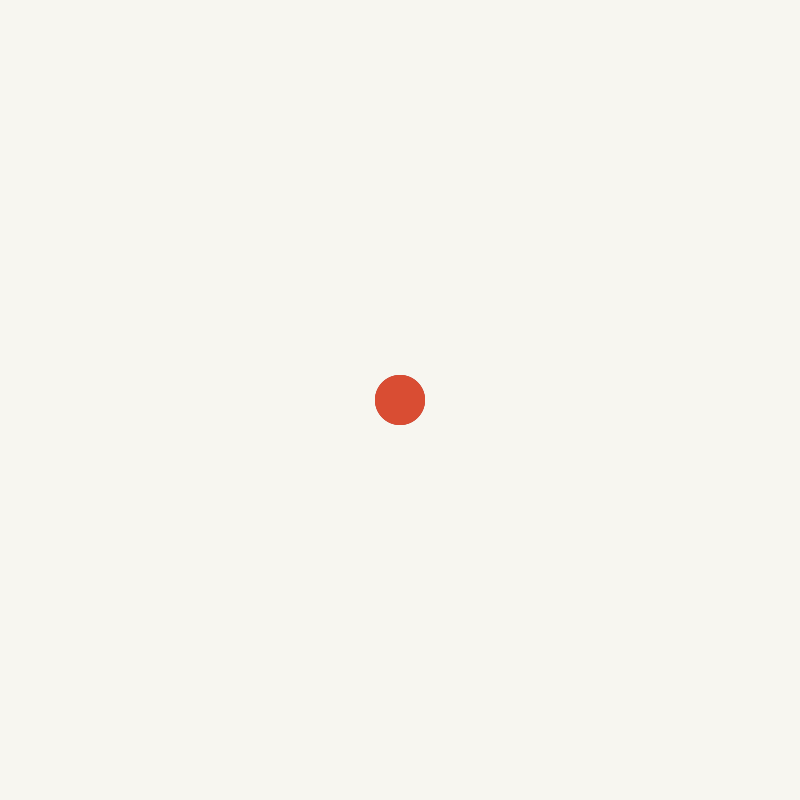
Frame 1 (no input)
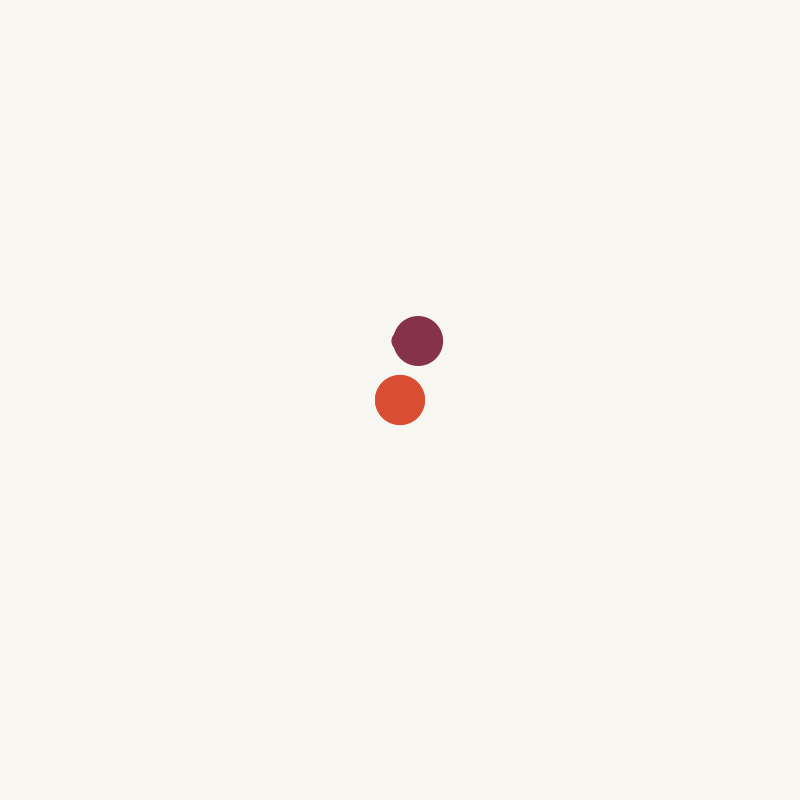
Frame 60 (the mouse pressed at the canvas centre just before this capture)
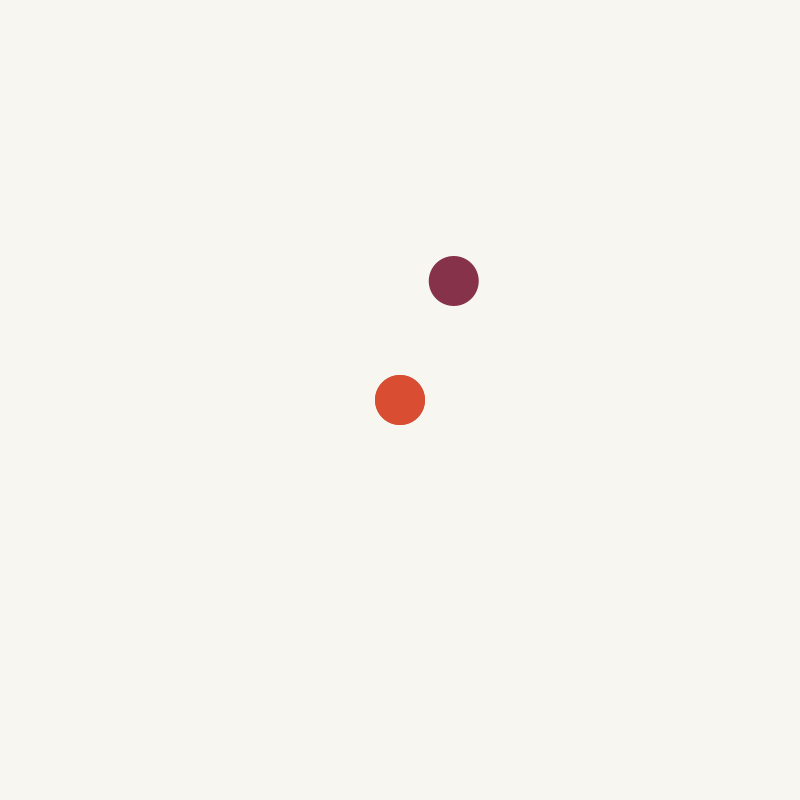
Frame 120 (the mouse held since frame 60 and released just before this capture)

The Processing sketch that drew these frames (run headless with seeded random() and noise(); from frame 60 on, the mouse is pressed at the canvas centre):

// Processing sketch: sketch_01_playerClass
// ── sketch_01_playerClass.pde
Player p;
Sound g1;
Sound g2;

int xPlayer;
int yPlayer;
int rad = 25; //Radius from Player

int move = 2;
int red01=0;

boolean [] keys = new boolean[128]; //from ascii table , include all caracter from the computer, that could be pressed



void setup()
{
   size (800,800);
   noCursor();
   p = new Player();
   g1 = new Sound(50);
   g2 = new Sound(20);
   
   xPlayer = width/2;
   yPlayer = height/2;
}

void draw()

{
  background (247,246,240);
  //p.display();
  g1.display();
  g1.ascend();
  g2.display();
  g2.ascend();
  
  moveThePlayer();
  fill(217,77,51);
  ellipse(xPlayer, yPlayer,2*rad,2*rad);
}

void moveThePlayer()

{
   if(keys['a']) //check if the A Button is pressed from my keyarray (index 97)
    p.moveThePlayer("a");
   
   if(keys['d'])
    p.moveThePlayer("d");
   
   if (keys['w'])
    p.moveThePlayer("w");
   
   if(keys['s'])
    p.moveThePlayer("s");
   
   //Create BoundariesCollider
   
   if (xPlayer < 0) //Player goes off left of window
    {
      xPlayer = xPlayer + move;
    }
    
    if (xPlayer > width) //Player goes off right of window
    {
      xPlayer = xPlayer - move;
    }
    
    if (yPlayer < 0) //Player goes off top of window
    {
      yPlayer = yPlayer + move;
    }
    
    if (yPlayer > height) //Player goes off bottom of window
    {
      yPlayer = yPlayer - move;
    }
    
    /*Collider Object test
    fill (red01, 51,102);
    rect(xCollider,yCollider,widthCollider,heightCollider);
    
    if (xPlayer > xCollider-widthCollider && xPlayer < xCollider+heightCollider && yPlayer > yCollider-heightCollider && yPlayer < yCollider+heightCollider)
    {
      red01=200;
    }
    else
    {
      red01=0;
    }*/
    
    p.display();
}

void keyPressed()
{
  keys [key] = true; //hit the last key which was pressed and set this letter in the array to true, so I can store multiple keypressed --> makes the playermovement smoother 
}

void keyReleased()

{
  keys [key] = false;
}

// ── GlassSound.pde
class Sound
{
  float x;
  float y;
  float diameter;
  
  Sound(float tempD)
  {
    x = width/2;
    y = height/2;
    diameter= tempD;
  }
  void ascend()
  {
    y--;
    x=x+random(-3,4);
  }
  void display ()
  {
   noStroke();
   fill(134,50,75);
   ellipse(x, y,diameter,diameter);
  }
  
  void top()
  {
    if(y < diameter/2)
    {
      y=diameter;
    }
  }
}

// ── Player.pde
class Player
{
  Player()
  {
    x = width/2;
    y = height/2;
  }
  
  float x;
  float y;
  int rad = 25; //Radius von Player
  
  int move = 2;
  boolean [] keys = new boolean[128]; //from ascii table , include all caracter from the computer, that could be pressed
  
  
  void display ()
  {
   noStroke();
   fill(217,77,51);
   ellipse(x, y,2*rad,2*rad); 
  }
  
  void moveThePlayer(String currentKey)
  {
     if(currentKey=="a") //check if the A Button is pressed from my keyarray (index 97)
     {
       x--;
     }
     
     if(currentKey=="d")
     x++;
     
     if (currentKey=="w")
     y--;
     
     if(currentKey=="s")
     y++;
  }

  public void keyPressed()
  
  {
    keys [key] = true; //hit the last key which was pressed and set this letter in the array to true, so I can store multiple keypressed --> makes the playermovement smoother 
  }
  
  public void keyReleased()
  
  {
    keys [key] = false;
  }
}
